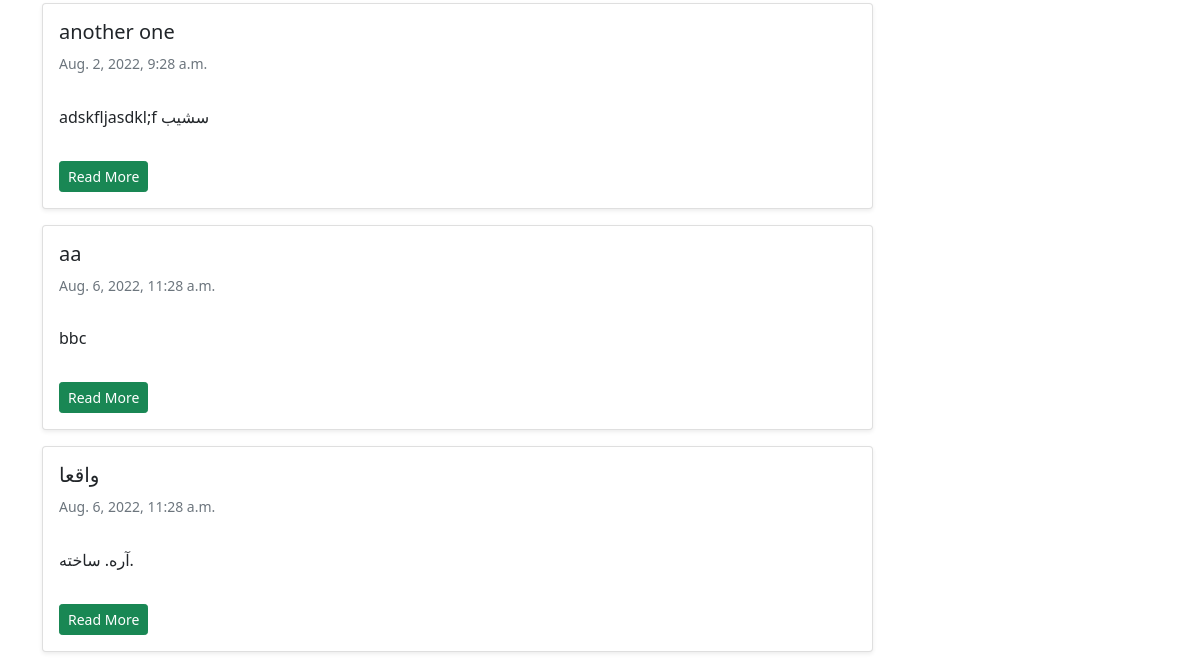
The page /blog/ (lower part) on the database as committed earlier.
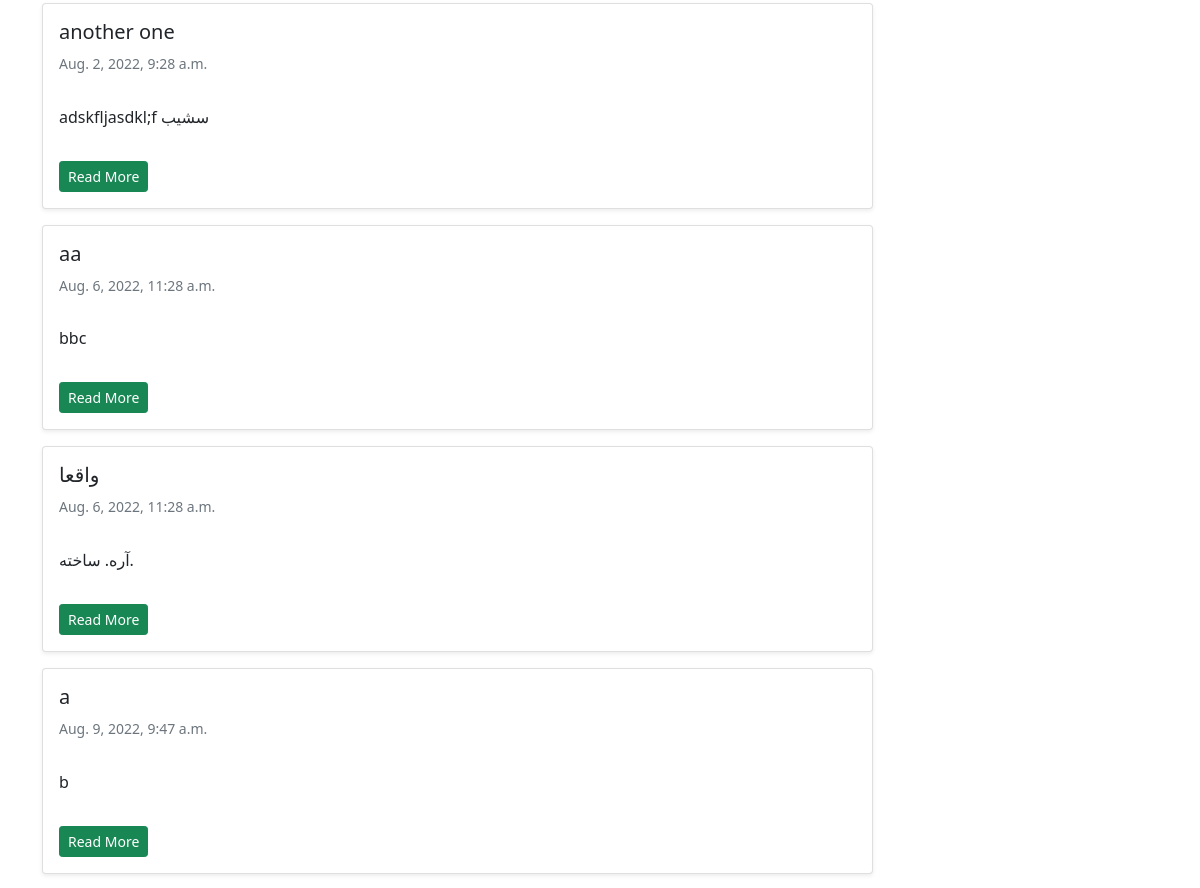
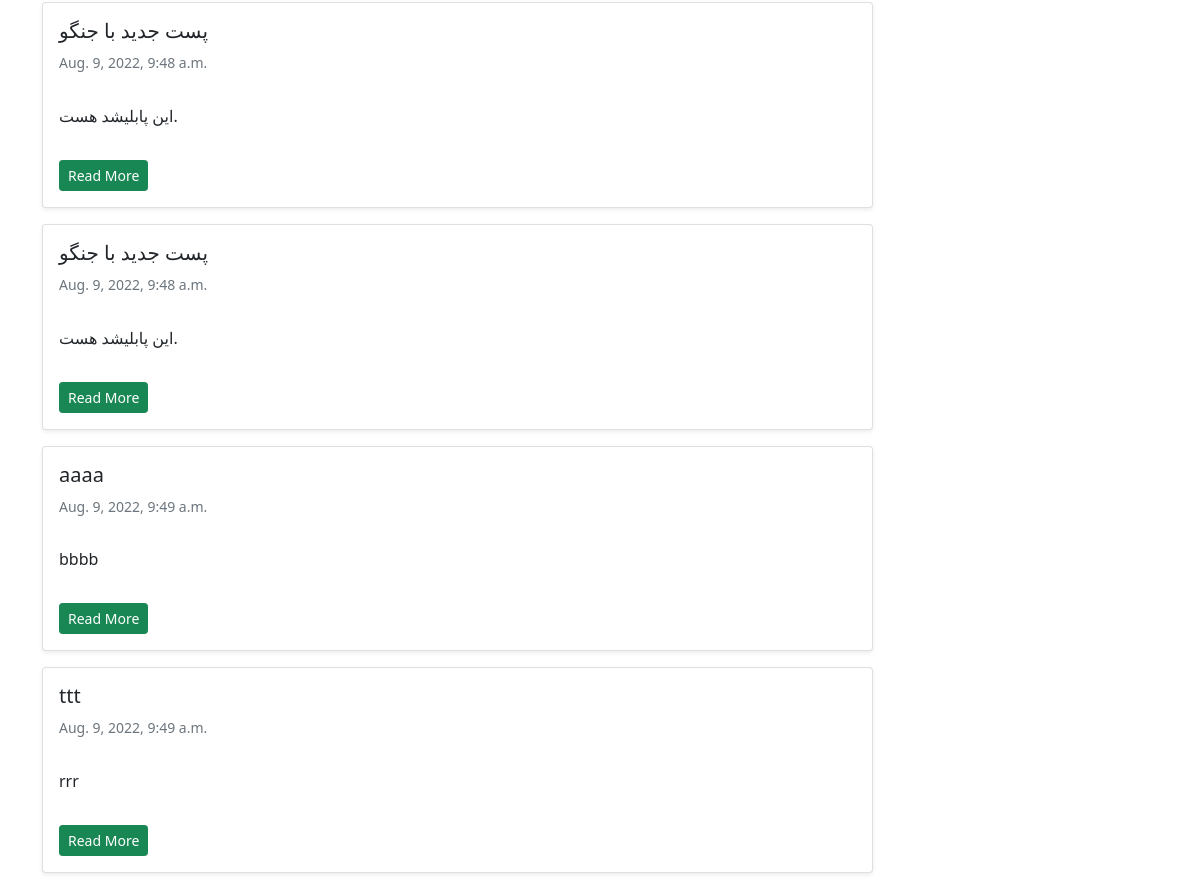
The same page on the database as committed later (2 pictures, top to bottom).
### blog/models.py (models this page shows, shortened)
class Post(models.Model):
    STATUS_CHOICES = (
        ('pub', 'Published'),
        ('drf', 'Draft'),
    )
    title = models.CharField(max_length=100)
    text = models.TextField()
    author = models.ForeignKey("auth.User", on_delete=models.CASCADE) # Yani age ye roozi ye nafar author ro az oon var paak kard man che khaki too saram berizam? ma ham goftim in ja ham pakesh kon author ro az tooye in field az in table.
    date_created = models.DateTimeField(auto_now_add=True)
    date_modified = models.DateTimeField(auto_now=True)
    status = models.CharField(choices=STATUS_CHOICES, max_length=3)

### blog/views.py (the view)
# urls.py: path('', views.post_list_view, name = 'posts_list'),
def post_list_view(request):
    posts_list = Post.objects.filter(status='pub')
    return render(request, 'blog/posts_list.html', {'posts_list': posts_list})

### blog/templates/blog/posts_list.html (shortened to what this page needs)
{% extends '_base.html' %}
{% block content %}
    <div class="container mt-4">
        <div class="row">
            <div class="col-9">
                {% for post in posts_list %}
                    <div class="card shadow-sm my-3">
                        <div class="card-body">
                            <h5 class="card-title">{{ post.title }}</h5>
                            <h6 class="card-subtitle mb-2 text-muted small py-2">{{ post.date_created }}</h6>
                            <p class="card-text py-3">
                                {{ post.text }}
                            </p>
                            <a href="{% url 'post_detail' post.id %}" class="btn btn-sm btn-success">Read More</a>
                        </div>
                    </div>
                {% endfor %}
            </div>
            <div class="col-3">
            </div>
        </div>
    </div>
{% endblock content %}

Rows that differ between the two databases and show on the page:
added Post: title "a", date_created "Aug. 9, 2022, 9:47 a.m.", text "b"
added Post: title "پست جدید با جنگو", date_created "Aug. 9, 2022, 9:48 a.m.", text "این پابلیشد هست."
added Post: title "پست جدید با جنگو", date_created "Aug. 9, 2022, 9:48 a.m.", text "این پابلیشد هست."
added Post: title "aaaa", date_created "Aug. 9, 2022, 9:49 a.m.", text "bbbb"
added Post: title "ttt", date_created "Aug. 9, 2022, 9:49 a.m.", text "rrr"
